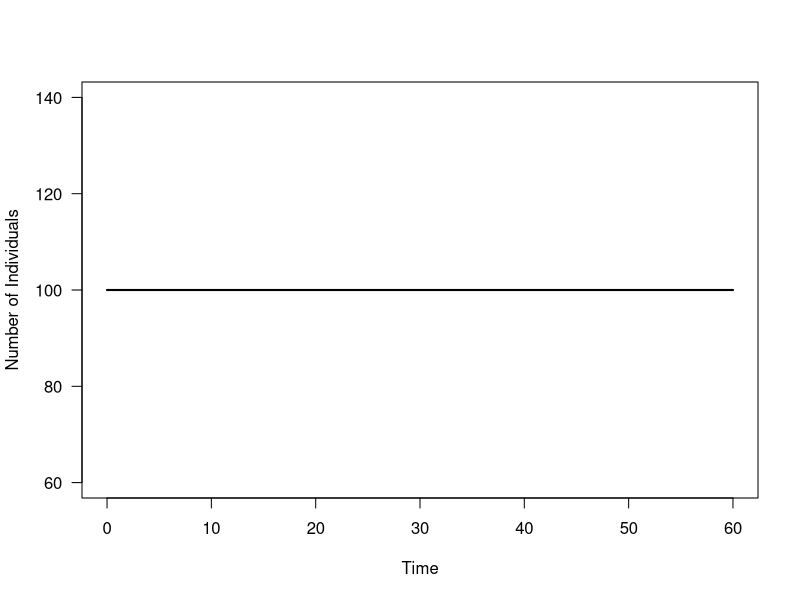
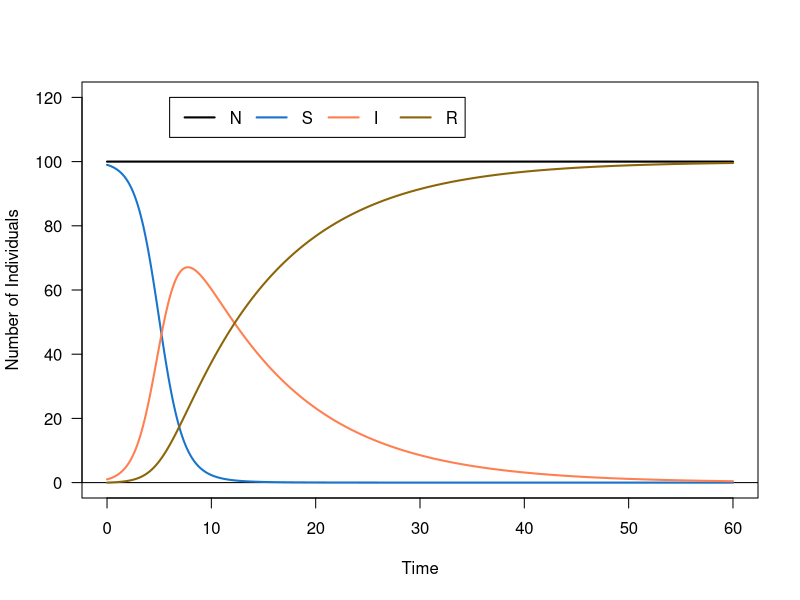
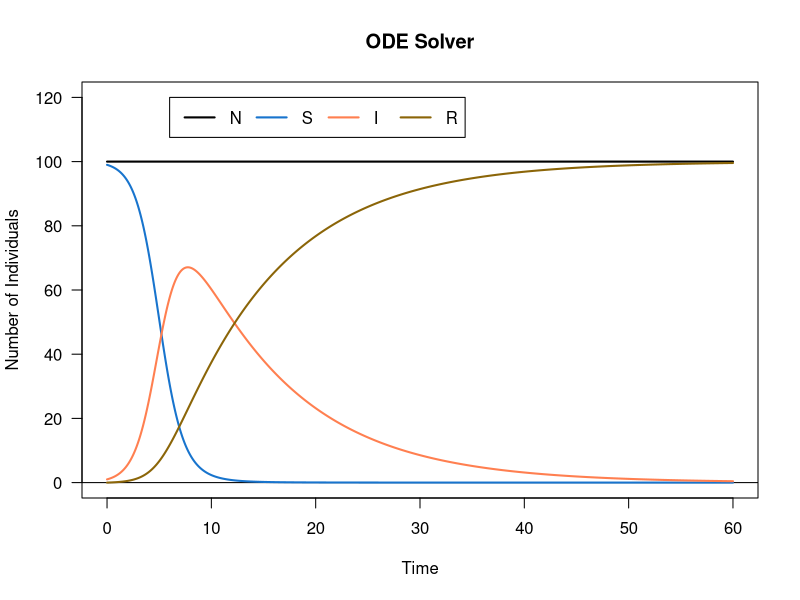
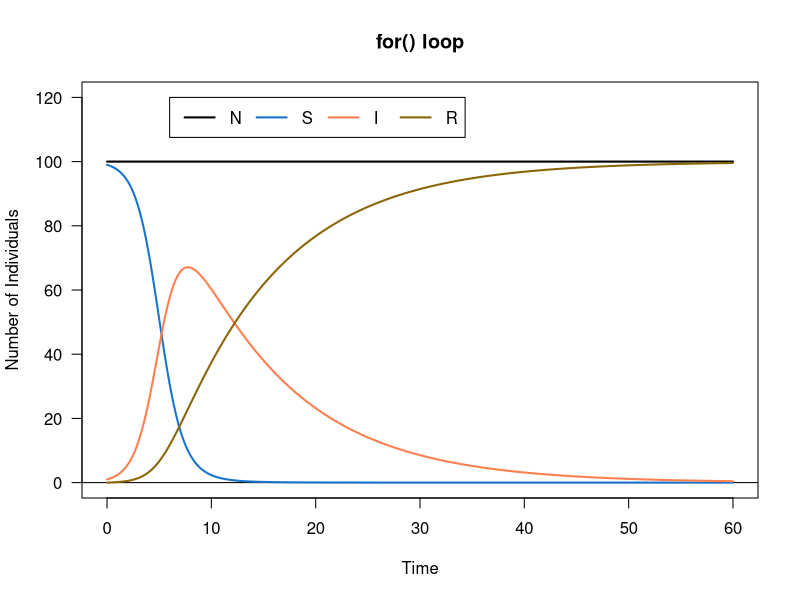
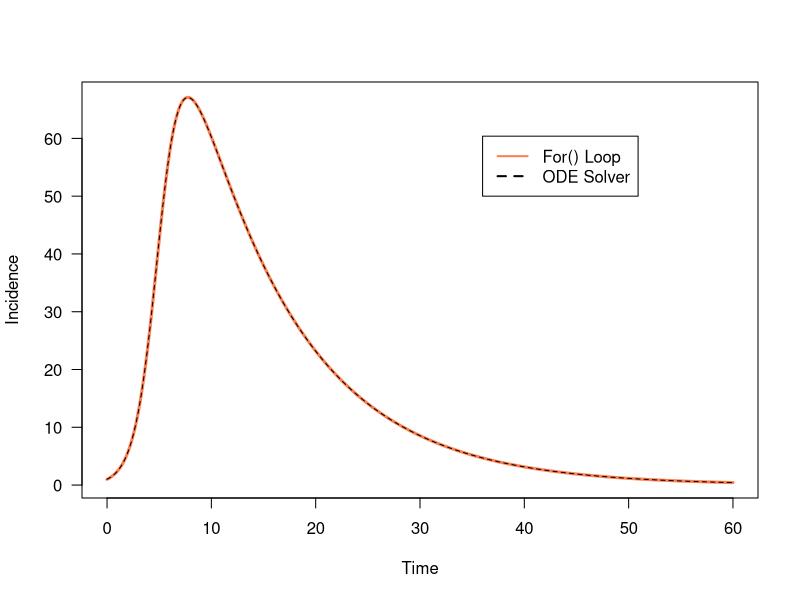
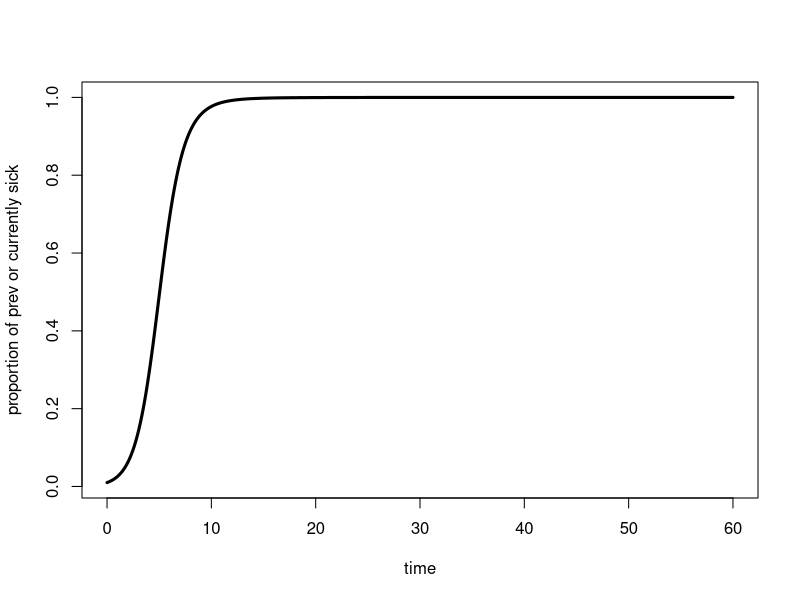
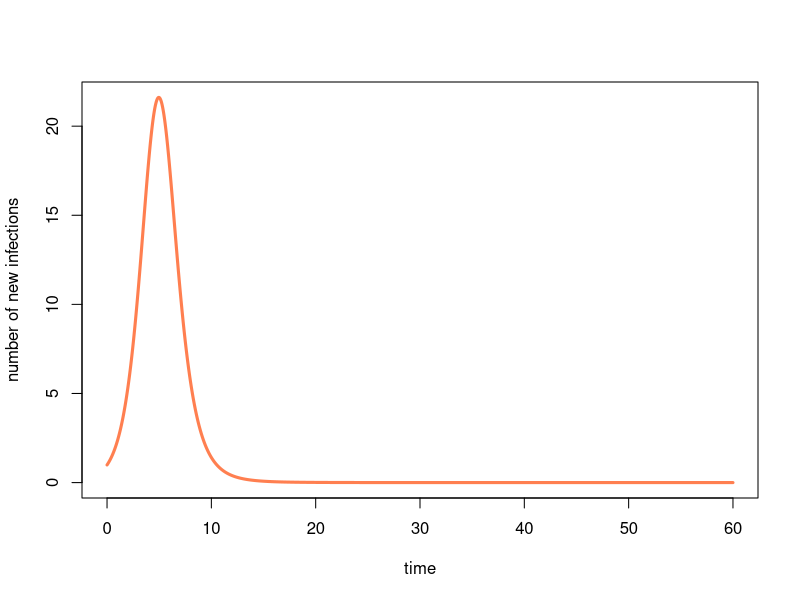
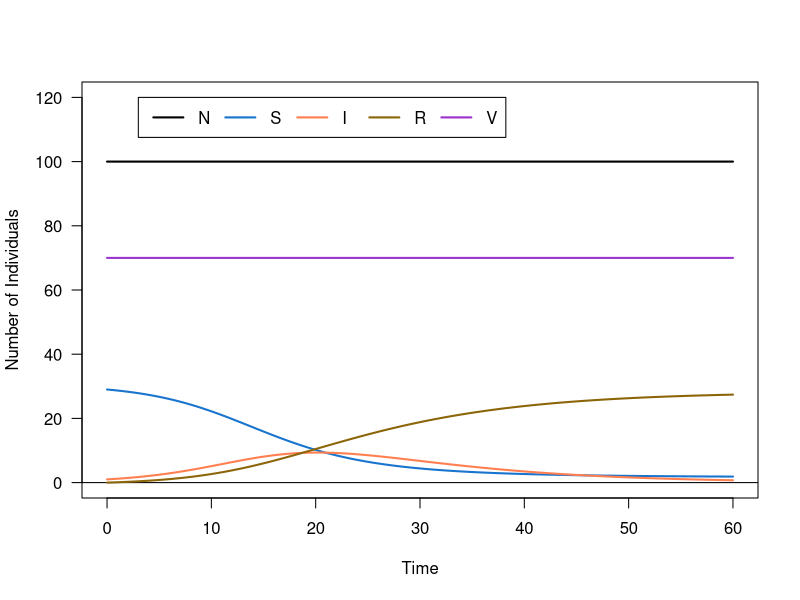

Source code (R) for these figures, in order:
## ---- chunk 1
knitr::opts_chunk$set(echo = TRUE)
## ---- chunk 2
# install.packages("deSolve", dependencies = T)
## ---- chunk 3
library(deSolve)
require(deSolve) # remember you can use either library() or require()
## ---- chunk 4
beta <- 0.01   # infection rate
gamma <- 0.1  # recovery rate

## ---- chunk 5
# 
N <- 100   #total pop

# 
I0 <- 1		#initial conditions for infected (1 person is infected)

# 
S0 <- N - I0	#setting initial conditions for ppl susceptible 

# 
R0 <- 0 	#setting recovered to 0 beacuse no one has seen the disease
## ---- chunk 6
#timeseries
tset <- seq(from = 0, to = 60, length.out = 20000) 

# set up empty box for population
N.simu1 <- NaN*tset
N.simu1[1] <- N #sim for population size, inputting initial condition set up above

# repeat empty box for each empty stage 
I.simu1 <- NaN*tset
I.simu1[1] <- I0 #simulation for infected class, inputting initial condition set up above

# sucsptibility
S.simu1 <- NaN*tset
S.simu1[1] <- S0 #simulation for suscept., inputting initial condition set up above

# empty box for R
R.simu1 <- NaN*tset
R.simu1[1] <- 0 #simpulation for R, inputting initial condition set up above
## ---- chunk 7
# 
for(i in 2:length(tset)){ #because we have initial conditions, we start at 2
  # 
	dt <- tset[i]-tset[i-1] #calc delta t (length of time steps)
	
	# simplify typing within for() loop 
	S <- S.simu1[i-1] #assigning "S" to be the place before i
	I <- I.simu1[i-1] #assigning "I" to be the place before i
	R <- R.simu1[i-1] #assigning "R" to be the place before i
	
	# inputting equations / assigning as dS, dI, dR, dN (single objects) that we can input further down (using equations from class...)
	dS <- (-beta*S*I)*dt
	dI <- (beta*S*I-gamma*I)*dt
	dR <- (gamma*I)*dt
	dN <- dS+dI+dR  #total of all classes
	
	#last step of for() loop, adding change to previous value 
	S.simu1[i] <- S + dS
	I.simu1[i] <- I + dI
	R.simu1[i] <- R + dR
	N.simu1[i] <- N + dN
}
## ---- chunk 8
head(S.simu1)
tail(S.simu1)
## ---- chunk 9
Ncol <- 'black'
Scol <- 'dodgerblue3'
Icol <- 'coral'
Rcol <- 'darkgoldenrod4'
## ---- chunk 10
plot(x = tset, y = N.simu1, 
     type = 'l', 
     col = Ncol, 
     las = 1, 
     lwd = 2, 
     xlab = 'Time', ylab = 'Number of Individuals')
## ---- chunk 11
sd(N.simu1) #should be zero b/c no change
N.simu1[length(tset)] #pulling the last value (should be 100 b/c no change)
## ---- chunk 12
# 
plot(x = tset, y = N.simu1, #base plot - population size (vector) on y and time on x
     type = 'l', 
     col = Ncol, 
     las = 1, 
     lwd=2, 
     xlab = 'Time', ylab = 'Number of Individuals', 
     ylim = c(0,N*1.2))

#line crossing at 0 so we can see it
abline(h = 0) 

#lines for each of the different classes
lines(x = tset, y = S.simu1, col = Scol, lwd = 2) #susceptible over time
# 
lines(x = tset, y = I.simu1, col = Icol, lwd = 2) #infected over time
# 
lines(x = tset, y = R.simu1, col = Rcol, lwd = 2) #recovered over time

# put a legend on it! 
legend(x = max(tset)*0.1, y = N*1.2, #position of legend 
       lwd = 2, #line type
       legend = c('N', 'S', 'I', 'R'), #label legend
       col = c(Ncol, Scol, Icol, Rcol), #order
       horiz = TRUE) #arrange them horizontally 
## ---- chunk 13
sir.fun <- function (t, x, params) { #building our own fxn (intake 3 vectors: t, x, params)
  # population sizes
  #for our named x vector, this is the order
  S <- x[1] 
  I <- x[2]
  R <- x[3]
  N <- x[4]
  
  # parameters
  # for params vector, length 2 with beta value and gamma value
  beta <- params[1] 
  gamma <- params[2] 
  
  # change in population size over change in time
  # creating objects with our equations (same as above)
  dSdt <- -beta*S*I
  dIdt <- (beta*S*I)-(gamma*I)
  dRdt <- gamma*I
  dNdt <- dSdt+dIdt+dRdt
  #set up differently here because we dont have *dt (not specifying period of time between each time ODT solver steps in)
  
  # function outputs
  return(list(c(dSdt, dIdt, dRdt, dNdt))) #return a list of our simulated classes
}
## ---- chunk 14
## Setting initial conditions
# total population size
N0 <- 100 

# initial number infected
I0 <- 1 

# initial number susceptible
S0 <- N - I0 

# initial number recovered
R0 <- 0 

# named vector of initial values
initial_values <- c(S = S0, I = I0, R = R0, N = N)
## ---- chunk 15
# infectivity rate
beta <- 0.01 

# recovery rate
gamma <- 0.1 

# vector of parameters (because ODE solver wants this/we set this in ODE solver)
parameters <- c(beta, gamma)
## ---- chunk 16
times <- seq(from = 0, to = 60, length.out = 20000) #amount of time for simulation
## ---- chunk 17
results <- lsoda(initial_values, times, sir.fun, parameters) #function
## ---- chunk 18
head(results) #show up first chunk of results
## ---- chunk 19
#create timeseries then plot our populations

# plot N from ODE solver
plot(x = results[, "time"], y = results[, "N"], #indexing from object of results (x - want all the rows but only the column time; y - all the results but just from N column)
     type = 'l', col = Ncol, las = 1, lwd = 2, # line modifications
     ylim = c(0, N*1.2), # y-axis limits
     xlab = 'Time', ylab = 'Number of Individuals', # labels
     main = "ODE Solver")

# add a horizontal line at 0
abline(h = 0)

# plot S, I, and R from ODE solver
lines(x = results[, "time"], y = results[, "S"], col = Scol, lwd = 2) #to plot S, index S
lines(x = results[, "time"], y = results[, "I"], col = Icol, lwd = 2) #to plot I, index I
lines(x = results[, "time"], y = results[, "R"], col = Rcol, lwd = 2) #to plot R, index R

# add a legend
legend(x = max(tset)*0.1, y = N*1.2, 
       lwd= 2, 
       legend = c('N', 'S', 'I', 'R'),
       col = c(Ncol, Scol, Icol, Rcol), 
       horiz = TRUE)
## ---- chunk 20
# plot N.simu1 from for() loop
plot(x = tset, y = N.simu1, 
     # line modifications
     type = 'l', col=Ncol, las = 1, lwd=2, 
     # y-axis limits
     ylim = c(0, N*1.2), 
     # labels
     xlab = 'Time', ylab = 'Number of Individuals', main = "for() loop")

# add a horizontal line at 0
abline(h = 0)

# plot S.simu1, I.simu1, and R.simu1 from for() loop
lines(x = tset, y = S.simu1, col = Scol, lwd = 2)
lines(x = tset, y = I.simu1, col = Icol, lwd = 2)
lines(x = tset, y = R.simu1, col = Rcol, lwd = 2)

# add a legend
legend(x = max(tset)*0.1, y = N*1.2, 
       lwd = 2,
       legend = c('N', 'S', 'I', 'R'),
       col = c(Ncol, Scol, Icol, Rcol), 
       horiz = TRUE)
## ---- chunk 21
#timeseries of folks that are infected
# plot I.simu1 from for() loop
plot(x = tset, y = I.simu1, #output from for() loop
     type = 'l', las = 1, col = Icol, lwd = 3, #line type and color
     xlab = 'Time', ylab = 'Incidence') #labels

# plot I from ODE solver
lines(x = results[, "time"], y = results[, "I"], #from ODE output
      col = 'black', lwd = 1, lty = 2) #line type and color

# add a legend
legend(x = max(tset)*0.6, y = max(I.simu1)*0.9, #position of legend
       lwd = 2, #line type
       legend = c('For() Loop', 'ODE Solver'), #labels
       col = c(Icol, 'black'), #color of lines
       lty = c(1, 2)) #line types
## ---- chunk 22
# for() loop run time
for.loop.time <- system.time(
  for(i in 2:length(tset)){
    dt <- tset[i]-tset[i-1]
    S <- S.simu1[i-1] 
    I <- I.simu1[i-1]
    R <- R.simu1[i-1]
    dS <- (-beta*S*I)*dt
    dI <- (beta*S*I-gamma*I)*dt
    dR <- (gamma*I)*dt
    dN <- dS+dI+dR 
    S.simu1[i] <- S + dS
    I.simu1[i] <- I + dI
    R.simu1[i] <- R + dR
    N.simu1[i] <- N + dN
  }
)

# ODE run time
ode.time <- system.time(
  lsoda(initial_values, times, sir.fun, parameters)
)

# Compare
for.loop.time
ode.time
## ---- chunk 23
max(I.simu1)
## ---- chunk 24
plot(x = tset, y = (I.simu1+R.simu1)/(N.simu1),
     type = 'l', col = 'black', lwd = 3,
     xlab = "time", ylab = "proportion of prev or currently sick")

#pull the value
(N - S.simu1[length(tset)])/N

## ---- chunk 25
#new infections over time (beta si)
plot(x = tset, y = (beta*S.simu1*I.simu1),
     type = 'l', col = Icol, lwd = 3,
     xlab = "time", ylab = "number of new infections")

# max <- max(beta*S.simu1*I.simu1)
# max
# timemax <- tset[max]
# timemax

#create vector of values for new infections
newinfect <- beta*S.simu1*I.simu1
maxnewinfect <- max(newinfect)

#need to pull the max value 
for(i in 1:length(tset)) {
  if (newinfect[i] == maxnewinfect) {
    Time_max_ni <- tset[i]
  }
}
Time_max_ni

## ---- chunk 26
p <- 0.7
## ---- chunk 27
# setting up vaccinated class = number in pop * vaxx rate
V <- N*p 

# set up initial conditions for susceptible
S0 <- N - V - I0 # HINT: Why is this the same as N*(1-p)-I0?

# holding vectors and initial conditions
N.simu2 <- NaN*tset; N.simu2[1] <- N
S.simu2 <- NaN*tset; S.simu2[1] <- S0
I.simu2 <- NaN*tset; I.simu2[1] <- I0
R.simu2 <- NaN*tset; R.simu2[1] <- N - I0 - S0 - V

# 
for(i in 2:length(tset)){
  # 
	dt <- tset[i]-tset[i-1]
	
	# setting these as holding for simu values
	S <- S.simu2[i-1]
	I <- I.simu2[i-1]
	R <- R.simu2[i-1]
	
	# equations
	dS <- (-beta*S*I)*dt
	dI <- (beta*S*I-gamma*I)*dt
	dR <- (gamma*I)*dt
	dN <- dS+dI+dR  
	
	# adding recent change to delta t
	S.simu2[i] <- S + dS
	I.simu2[i] <- I + dI
	R.simu2[i] <- R + dR
	N.simu2[i] <- N + dN
}
## ---- chunk 28
head(S.simu2)
tail(N.simu2)
## ---- chunk 29
# assign color for vaccinated line
Vcol <- 'darkorchid3'

# plot N.simu2: output of model with vaccination
plot(x = tset, y = N.simu2, 
     type = 'l', col = Ncol, las = 1, lwd = 2, 
     xlab = 'Time', ylab = 'Number of Individuals',
     ylim = c(0, N*1.2))

# add horizontal line at 0
abline(h = 0)

# plot susceptibles
lines(x = tset, y = S.simu2, col = Scol, lwd = 2)
# plot infected individuals
lines(x = tset, y = I.simu2, col = Icol, lwd = 2)
# plot recovered individuals
lines(x = tset, y = R.simu2, col = Rcol, lwd = 2)
# plot vaccinated individuals
lines(x = tset, y = rep(V,length(tset)), col = Vcol, lwd = 2)

# add a legend
legend(x = max(tset)*0.05, y = N*1.2, 
       lwd = 2, 
       legend = c('N','S','I','R','V'),
       col = c(Ncol, Scol, Icol, Rcol, Vcol), 
       horiz = TRUE)
## ---- chunk 30
# plot I.simu1 from the unvaccinated population
plot(x = tset, y = I.simu1, 
     col = Icol, type = 'l', lwd = 2, las = 1, 
     xlab = 'Time', ylab = 'Incidence')

# plot I.simu2 from the 70% vaccinated population
lines(x = tset, y = I.simu2, col = 'black', lwd = 2)

# add a legend
legend(x = max(tset)*0.6, y = max(I.simu1)*.9, 
       lwd = 2,
       legend = c('Unvacc.', '70% Vacc'),
       col = c(Icol, 'black'))
## ---- chunk 31

## ---- chunk 32

p_2 <- 0.8

# setting up vaccinated class = number in pop * vaxx rate
V2 <- N*p_2 

# set up initial conditions for susceptible
S0 <- N - V2 - I0 # HINT: Why is this the same as N*(1-p)-I0?

# holding vectors and initial conditions
N.simu3 <- NaN*tset; N.simu3[1] <- N
S.simu3 <- NaN*tset; S.simu3[1] <- S0
I.simu3 <- NaN*tset; I.simu3[1] <- I0
R.simu3 <- NaN*tset; R.simu3[1] <- N - I0 - S0 - V2

# 
for(i in 2:length(tset)){
  # 
	dt <- tset[i]-tset[i-1]
	
	# setting these as holding for simu values
	S <- S.simu3[i-1]
	I <- I.simu3[i-1]
	R <- R.simu3[i-1]
	
	# equations
	dS <- (-beta*S*I)*dt
	dI <- (beta*S*I-gamma*I)*dt
	dR <- (gamma*I)*dt
	dN <- dS+dI+dR  
	
	# adding recent change to delta t
	S.simu3[i] <- S + dS
	I.simu3[i] <- I + dI
	R.simu3[i] <- R + dR
	N.simu3[i] <- N + dN
}

# plot I.simu1 from the unvaccinated population
plot(x = tset, y = I.simu1, 
     col = Icol, type = 'l', lwd = 2, las = 1, 
     xlab = 'Time', ylab = 'Incidence')

# plot I.simu2 from the 70% vaccinated population
lines(x = tset, y = I.simu2, col = 'black', lwd = 2)
lines(x = tset, y = I.simu3, col = 'red', lwd = 2)

# add a legend
legend(x = max(tset)*0.6, y = max(I.simu1)*.9, 
       lwd = 2,
       legend = c('Unvacc.', '70% Vacc', '80% Vacc'),
       col = c(Icol, 'black', 'red'))

## ---- chunk 33
R0 <- beta * N / gamma

# Why are we using N in place of S in the above formulation?
## ---- chunk 34
p_crit <- 1 - 1/R0
p_crit
## ---- chunk 35
# set initial conditions
V3 <- N*p_crit   
S0 <- N - V3 - I0  

# create holding vectors and fill with initial conditions
N.simu4 <- NaN*tset; N.simu4[1] <- N
S.simu4 <- NaN*tset; S.simu4[1] <- S0
I.simu4 <- NaN*tset; I.simu4[1] <- I0
R.simu4 <- NaN*tset; R.simu4[1] <- N - I0 - S0 - V3

# for each timestep
for(i in 2:length(tset)){
  # calculate change in time
	dt <- tset[i]-tset[i-1]
	
	# assign S, I, and R
	S <- S.simu4[i-1]
	I <- I.simu4[i-1]
	R <- R.simu4[i-1]
	
	# calculate change in size of each stage
	dS <- (-beta*S*I)*dt
	dI <- (beta*S*I-gamma*I)*dt
	dR <- (gamma*I)*dt
	dN <- dS+dI+dR  
	
	# calculate total size of each stage and store in holding vector
	S.simu4[i] <- S + dS
	I.simu4[i] <- I + dI
	R.simu4[i] <- R + dR
	N.simu4[i] <- N + dN
}
## ---- chunk 36

## ---- chunk 37
# plot N.simu4
plot(x = tset, y = N.simu4, 
     type = 'l', col = Ncol, las = 1, lwd = 2, 
     xlab = 'Time', ylab = 'Number of Individuals', 
     ylim = c(0,N*1.2))

# add a horizontal line at 0
abline(h = 0)

# plot susceptibles
lines(x = tset, y = S.simu4, col = Scol, lwd = 2)
# plot infected individuals
lines(x = tset, y = I.simu4, col = Icol, lwd = 2)
# plot recovered individuals
lines(x = tset, y = R.simu4, col = Rcol, lwd = 2)
# plot vaccinated individuals
lines(x = tset, y = rep(V3, length(tset)), col = Vcol, lwd = 2)

# add a legend
legend(x = max(tset)*0.05, y = N*1.2, 
       lwd = 2,
       legend = c('N', 'S', 'I', 'R', 'V'),
       col = c(Ncol, Scol, Icol, Rcol, Vcol), 
       horiz = TRUE)
## ---- chunk 38
# plot S.simu4
plot(x = tset, y = S.simu4, 
     type = 'l', col = Scol, las = 1, lwd = 2, 
     xlab = 'Time', ylab = 'Number of Individuals', 
     ylim = c(0, max(S.simu4)*1.2))

# add a horizontal line at 0
abline(h = 0)

# plot I.simu4
lines(x = tset, y = I.simu4, col = Icol, lwd = 2)
# plot R.simu4
lines(x = tset, y = R.simu4, col = Rcol, lwd = 2)

# add a legend
legend(x = max(tset)*0.1, y = max(S.simu4)*1.2, 
       lwd = 2,
       legend = c('S','I','R'), 
       col = c(Scol, Icol, Rcol), 
       horiz = TRUE)
## ---- chunk 39
# plot infected individuals from unvaccinated population
plot(x = tset, y = I.simu1, 
     col = Icol, type = 'l', lwd = 2, las = 1, 
     xlab = 'Time', ylab = 'Incidence')

# plot infected individuals from 70% vaccinated population
lines(x = tset, y = I.simu2, col = 'black', lwd = 2)
# plot infected individuals from 80% vaccinated population
lines(x = tset, y = I.simu3, col = 'blue', lwd = 2)
# plot infected individuals from 90% vaccinated population
lines(x = tset, y = I.simu4, col = 'orchid', lwd = 2)

# add a legend
legend(x = max(tset)*0.6, y = max(I.simu1)*.9, 
       lwd = 2,
       legend = c('Unvacc.', '70% Vacc', '80% Vacc', '90% Vacc'),
       col = c(Icol, 'black', 'blue', 'orchid'))
## ---- chunk 40
# 
beta_set <- seq(from = 0.001, to = 0.1, length.out = 100)

# 
R0_set <- beta_set*N/gamma

# 
p_crit_set <- 1 - 1/R0_set  
## ---- chunk 41
plot(x = beta_set, y = R0_set, 
     type = 'l', las = 1, lwd = 2, 
     xlab = 'Infectiousness (beta)', ylab = 'Basic Reproductive Number (R_0)')
## ---- chunk 42
plot(x = beta_set, y = p_crit_set, 
     type = 'l', las = 1, lwd = 2,
     xlab = 'Infectiousness (beta)', ylab = 'Critical Vaccination Rate (p_crit)')
## ---- chunk 43
# create a vector of values for N over which to calculate R0
Nset <- seq(from = 0, to = 100, length.out = 100)

# calculate R0 for each value of N
R0_set.N <- beta*Nset/gamma

# plot R0 as a function of N
plot(x = Nset, y = R0_set, 
     type = 'l', las = 1, lwd = 2,
     xlab = 'Population size (N)', ylab = 'Basic Reproductive Number (R_0)')

## ---- chunk 44
library(deSolve)
require(deSolve) # remember you can use either library() or require()
## ---- chunk 45
sir.fun <- function (t, x, params) { #building our own fxn (intake 3 vectors: t, x, params)
  # population sizes
  #for our named x vector, this is the order
  S <- x[1] 
  I <- x[2]
  R <- x[3]
  N <- x[4]
  
  # parameters
  # for params vector, length 2 with beta value and gamma value
  beta <- params[1] 
  gamma <- params[2] 
  
  # change in population size over change in time
  # creating objects with our equations (same as above)
  dSdt <- -beta*S*I
  dIdt <- (beta*S*I)-(gamma*I)
  dRdt <- gamma*I
  dNdt <- dSdt+dIdt+dRdt
  #set up differently here because we dont have *dt (not specifying period of time between each time ODT solver steps in)
  
  # function outputs
  return(list(c(dSdt, dIdt, dRdt, dNdt))) #return a list of our simulated classes
}
## ---- chunk 46
## Setting initial conditions
# total population size
N0 <- 100 

# initial number infected (setting this assuming it is 1)
I0 <- 1 

# initial number susceptible
S0 <- N - I0 

# initial number recovered
R0 <- 0 

# named vector of initial values
initial_values <- c(S = S0, I = I0, R = R0, N = N)
## ---- chunk 47
times <- seq(from = 0, to = 60, length.out = 20000) #amount of time for simulation
## ---- chunk 48

###########################################################
# 1a. With a black line: beta = 0.01, gamma = 0.1, p = 0 #
###########################################################
betablack <- 0.01   # infection rate
gammablack <- 0.1  # recovery rate
parameters1 <- c(betablack, gammablack) #vector of parameters, naming them

#Now we're ready to run `lsoda()`! If you're curious about the arguments it takes, check out the help page (`?lsoda`). We'll store the output as the variable `results`.
resultshw1 <- lsoda(initial_values, times, sir.fun, parameters1) #function


##########################################################
# 1b. With a blue line: beta = 0.05, gamma = 0.1, p = 0 #
##########################################################
betablue <- 0.05   # infection rate
gammablue <- 0.1  # recovery rate
parameters2 <- c(betablue, gammablue)

resultshw2 <- lsoda(initial_values, times, sir.fun, parameters2) #function

###########################################################
# 1c. With a green line: beta = 0.01, gamma = 0.3, p = 0 #
###########################################################
betagreen <- 0.01   # infection rate
gammagreen <- 0.3  # recovery rate
parameters3 <- c(betagreen, gammagreen) #vector of parameters, naming them

resultshw3 <- lsoda(initial_values, times, sir.fun, parameters3) #function

## ---- chunk 49
plot(x = resultshw1[, "time"], y = results[, "I"], #indexing from object of results (x - want all the rows but only the column time; y - all the results but just from N column)
     type = 'l', col = "black", las = 1, lwd = 2, # line modifications
     ylim = c(0, N), # y-axis limits
     xlab = 'Time', ylab = 'Incidence', # labels
     main = "Incidence of Infections")

# add a horizontal line at 0
abline(h = 0)

# plot S, I, and R from ODE solver
lines(x = resultshw2[, "time"], y = resultshw2[, "I"], col = "blue", lwd = 2) #to plot I, index I
lines(x = resultshw3[, "time"], y = resultshw3[, "I"], col = "green", lwd = 2) #to plot I, index I

# add a legend
legend(x = max(tset)*0.2, y = N, 
       lwd= 2, 
       legend = c('beta = 0.01, gamma = 0.1', 'beta = 0.05, gamma = 0.1', 'beta = 0.01, gamma = 0.3'),
       col = c( "black", "blue", "green"))
## ---- chunk 50
S = 100

#R0 = beta*S/gamma
#Rv = R0(1-p)
#assuming Rv = 1 (preventing outbreak) we know then p = 1 - 1/R0

R1a <- (betablack*S)/gammablack
p1a <- 1 - 1/R1a

R1b <- (betablue*S)/gammablue
p1b <- 1 - 1/R1b

R1c <- (betagreen*S)/gammagreen
p1c <- 1 - 1/R1c

p1a
p1b
p1c

## ---- chunk 51
############################################################
# Unvaccinated black line: beta = 0.01, gamma = 0.1, p = 0 #
# Vaccinated blue line: beta = 0.01, gamma = 0.1, p = 0.9  #
############################################################
p_hw41 <- 0.9
# setting up vaccinated class = number in pop * vaxx rate
Vhw41 <- N*p_hw41 

# set up initial conditions for susceptible
S0 <- N - Vhw41 - I0 # HINT: Why is this the same as N*(1-p)-I0?

# holding vectors and initial conditions
N.simu41 <- NaN*tset; N.simu41[1] <- N
S.simu41 <- NaN*tset; S.simu41[1] <- S0
I.simu41 <- NaN*tset; I.simu41[1] <- I0
R.simu41 <- NaN*tset; R.simu41[1] <- N - I0 - S0 - Vhw41
# 
for(i in 2:length(tset)){
  # 
	dt <- tset[i]-tset[i-1]
	
	# setting these as holding for simu values
	S <- S.simu41[i-1]
	I <- I.simu41[i-1]
	R <- R.simu41[i-1]
	
	# equations
	dS <- (-betablack*S*I)*dt
	dI <- (betablack*S*I-gammablack*I)*dt
	dR <- (gammablack*I)*dt
	dN <- dS+dI+dR  
	
	# adding recent change to delta t
	S.simu41[i] <- S + dS
	I.simu41[i] <- I + dI
	R.simu41[i] <- R + dR
	N.simu41[i] <- N + dN
}

plot(x = resultshw1[, "time"], y = resultshw1[, "I"], #indexing from object of results (x - want all the rows but only the column time; y - all the results but just from N column)
     type = 'l', col = "black", las = 1, lwd = 2, # line modifications
     ylim = c(0, N-20), # y-axis limits
     xlab = 'Time', ylab = 'Incidence', # labels
     main = "Comparing Vaccination with beta = 0.01, gamma = 0.1")

# add a horizontal line at 0
abline(h = 0)

# plot S, I, and R from ODE solver
lines(x = tset, y = I.simu41, col = 'blue', lwd = 2) #infected over time

# add a legend
legend(x = max(tset)*0.2, y = N-20, 
       lwd= 2, 
       legend = c('Unvaccinated (p=0)', 'Vaccinated (p=0.9)'),
       col = c( "black", "blue"))


############################################################
# Unvaccinated black line: beta = 0.05, gamma = 0.1, p = 0 #
# Vaccinated blue line: beta = 0.05, gamma = 0.1, p = 0.98 #
############################################################
p_hw42 <- 0.98
# setting up vaccinated class = number in pop * vaxx rate
Vhw42 <- N*p_hw42 

# set up initial conditions for susceptible
S0 <- N - Vhw42 - I0 # HINT: Why is this the same as N*(1-p)-I0?

# holding vectors and initial conditions
N.simu42 <- NaN*tset; N.simu42[1] <- N
S.simu42 <- NaN*tset; S.simu42[1] <- S0
I.simu42 <- NaN*tset; I.simu42[1] <- I0
R.simu42 <- NaN*tset; R.simu42[1] <- N - I0 - S0 - Vhw42
# 
for(i in 2:length(tset)){
  # 
	dt <- tset[i]-tset[i-1]
	
	# setting these as holding for simu values
	S <- S.simu42[i-1]
	I <- I.simu42[i-1]
	R <- R.simu42[i-1]
	
	# equations
	dS <- (-betablue*S*I)*dt
	dI <- (betablue*S*I-gammablue*I)*dt
	dR <- (gammablue*I)*dt
	dN <- dS+dI+dR  
	
	# adding recent change to delta t
	S.simu42[i] <- S + dS
	I.simu42[i] <- I + dI
	R.simu42[i] <- R + dR
	N.simu42[i] <- N + dN
}

plot(x = resultshw2[, "time"], y = resultshw2[, "I"], #indexing from object of results (x - want all the rows but only the column time; y - all the results but just from N column)
     type = 'l', col = "black", las = 1, lwd = 2, # line modifications
     ylim = c(0, N), # y-axis limits
     xlab = 'Time', ylab = 'Incidence', # labels
     main = "Comparing Vaccination with beta = 0.05, gamma = 0.1")

# add a horizontal line at 0
abline(h = 0)

# plot S, I, and R from ODE solver
lines(x = tset, y = I.simu42, col = 'blue', lwd = 2) #infected over time

# add a legend
legend(x = max(tset)*0.2, y = N-20, 
       lwd= 2, 
       legend = c('Unvaccinated (p=0)', 'Vaccinated (p=0.98)'),
       col = c( "black", "blue"))

#############################################################
# Unvaccinated black line: beta = 0.01, gamma = 0.3, p = 0  # 
# Vaccinated green line: beta = 0.01, gamma = 0.3, p = 0.70 #
#############################################################
p_hw43 <- 0.70
# setting up vaccinated class = number in pop * vaxx rate
Vhw43 <- N*p_hw43 

# set up initial conditions for susceptible
S0 <- N - Vhw43 - I0 # HINT: Why is this the same as N*(1-p)-I0?

# holding vectors and initial conditions
N.simu43 <- NaN*tset; N.simu43[1] <- N
S.simu43 <- NaN*tset; S.simu43[1] <- S0
I.simu43 <- NaN*tset; I.simu43[1] <- I0
R.simu43 <- NaN*tset; R.simu43[1] <- N - I0 - S0 - Vhw43
# 
for(i in 2:length(tset)){
  # 
	dt <- tset[i]-tset[i-1]
	
	# setting these as holding for simu values
	S <- S.simu43[i-1]
	I <- I.simu43[i-1]
	R <- R.simu43[i-1]
	
	# equations
	dS <- (-betagreen*S*I)*dt
	dI <- (betagreen*S*I-gammagreen*I)*dt
	dR <- (gammagreen*I)*dt
	dN <- dS+dI+dR  
	
	# adding recent change to delta t
	S.simu43[i] <- S + dS
	I.simu43[i] <- I + dI
	R.simu43[i] <- R + dR
	N.simu43[i] <- N + dN
}

plot(x = resultshw3[, "time"], y = resultshw3[, "I"], #indexing from object of results (x - want all the rows but only the column time; y - all the results but just from N column)
     type = 'l', col = "black", las = 1, lwd = 2, # line modifications
     ylim = c(0, N-60), # y-axis limits
     xlab = 'Time', ylab = 'Incidence', # labels
     main = "Comparing Vaccination with beta = 0.1, gamma = 0.03")

# add a horizontal line at 0
abline(h = 0)

# plot S, I, and R from ODE solver
lines(x = tset, y = I.simu43, col = 'green', lwd = 2) #infected over time

# add a legend
legend(x = max(tset)*0.2, y = N-60, 
       lwd= 2, 
       legend = c('Unvaccinated (p=0)', 'Vaccinated (p=0.70)'),
       col = c( "black", "green"))


## ---- chunk 52
# work here

# plot of $R_0$ (y-axis) vs. Infectiousness (beta - x-axis)

beta_set <- seq(from = 0.001, to = 0.1, length.out = 100) #setting vector for beta

# equation for R0 for the time set from beta 
R0_set <- beta_set*N/gamma

#the plot
plot(x = beta_set, y = R0_set, #setting up axes 
     type = 'l', las = 1, lwd = 2, #line type and thickness
     xlab = 'Infectiousness (beta)', ylab = 'Basic Reproductive Number (R_0)') #axis labels

# plot of $p$ (y-axis) vs. Infectiousness (beta - x-axis)
p_crit_set <- 1 - 1/R0_set  #adapting Rv equation to get p based on R0 from above

#the plot
plot(x = beta_set, y = p_crit_set, #setting up axes
     type = 'l', las = 1, lwd = 2, #line type
     xlab = 'Infectiousness (beta)', ylab = 'Critical Vaccination Rate (p_crit)') #label axes

## ---- chunk 53
# work here

# plot of $R_0$ (y-axis) vs. Recovery time (gamma - x-axis)
# create a vector of values for N over which to calculate R0
gammaset <- seq(from = 0, to = 100, length.out = 100)

# calculate R0 for each value of N
R0_set.gamma <- beta*N/gammaset

# plot R0 as a function of gamma
plot(x = gammaset, y = R0_set.gamma, 
     type = 'l', las = 1, lwd = 2,
     xlab = 'Recovery time (gamma)', ylab = 'Basic Reproductive Number (R_0)')

# plot of $p$ (y-axis) vs. Recovery time (gamma - x-axis)
p_crit_setgamma <- 1 - 1/R0_set.gamma  #adapting Rv equation to get p based on R0 from above

#the plot
plot(x = gammaset, y = p_crit_setgamma, #setting up axes
     type = 'l', las = 1, lwd = 2, #line type
     xlab = 'Recovery time (gamma)', ylab = 'Critical Vaccination Rate (p_crit)') #label axes


## ---- chunk 54
# work here

# plot of $R_0$ (y-axis) vs. population size (x-axis - N)
# create a vector of values for N over which to calculate R0
Nset <- seq(from = 0, to = 100, length.out = 100)

# calculate R0 for each value of N
R0_set.N <- beta*Nset/gamma

# plot R0 as a function of N
plot(x = Nset, y = R0_set.N, 
     type = 'l', las = 1, lwd = 2,
     xlab = 'Population size (N)', ylab = 'Basic Reproductive Number (R_0)')

# plot of $p$ (y-axis) vs. population size (x-axis - N)
p_crit_setN <- 1 - 1/R0_set.N  #adapting Rv equation to get p based on R0 from above

#the plot
plot(x = Nset, y = p_crit_setN, #setting up axes
     type = 'l', las = 1, lwd = 2, #line type
     xlab = 'Population size (N)', ylab = 'Critical Vaccination Rate (p_crit)') #label axes
